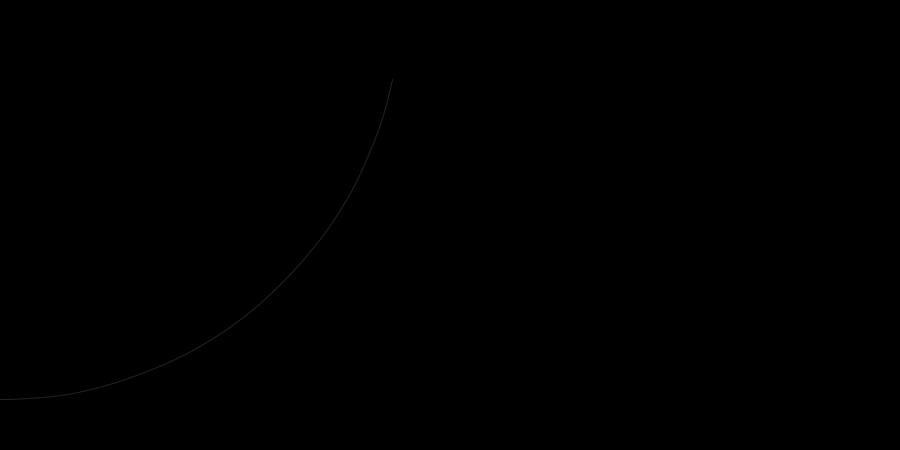
Frame 1 (no input)
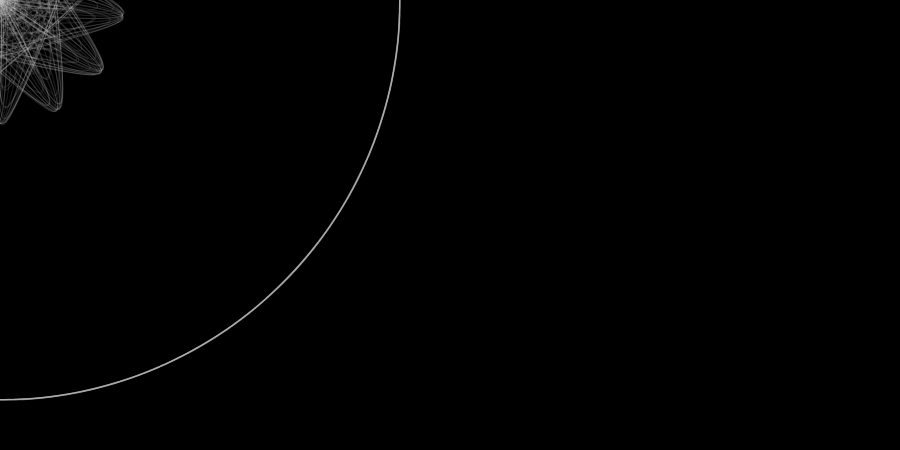
Frame 60 (the mouse pressed at the canvas centre just before this capture)
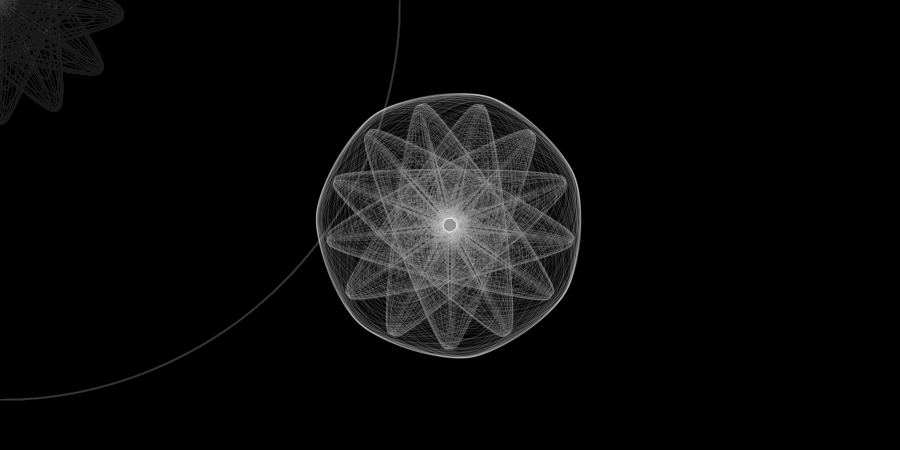
Frame 120 (the mouse held since frame 60 and released just before this capture)

The Processing sketch that drew these frames (run headless with seeded random() and noise(); from frame 60 on, the mouse is pressed at the canvas centre):

// Processing sketch: build
// ── build.pde
// Aris Bezas, 23 moon fase C Igoumeninja, drawing lines through physics laws and produce sound -->
//Pempti 17 November 2008 Igoumeninja Aris Bezas play with the superformula -->
 
int num = 60;//Arithos Sformon se kathe Sforma
int colorL=255,k = 0,j=100,i=200;
 
float x,y,z;
float r,th=0,step=.1,epi=200;
float m = 1,n1=-1,n2=0,n3=0;
float b=1,a=1;
int counter1=0, counter2=0;
 
 
void setup() {
  size(900,450);
  background(0);
  frameRate(30);
  smooth();
}
 
void draw() {
   
  fill(0,5);
  rect(-5, -5, 1250,510);
  counter1++;
  if (counter1 == 50) {
    m=int(random(3,40));
    n1=random(.5);
    n2=random(6.);
    //n3=random(6.);
    epi=random(100,200);
    step=random(.05,10);
    counter1 = 0;
  }

  translate(mouseX, mouseY);
  stroke(colorL,35);
  noFill();
  beginShape();
  for(int i=1; i < num; i++) {
    r = epi*pow(((pow(abs(cos(m*th/4)/a),n2))+(pow(abs(sin(m*th/4)/b),n3))),(-1/n1)); 
    th = th + step;
    x = r*cos(th);
    y = r*sin(th);
    curveVertex(x,y);
  }
  
  endShape();
  
}
 
void mousePressed()  {
    background(0);
}
